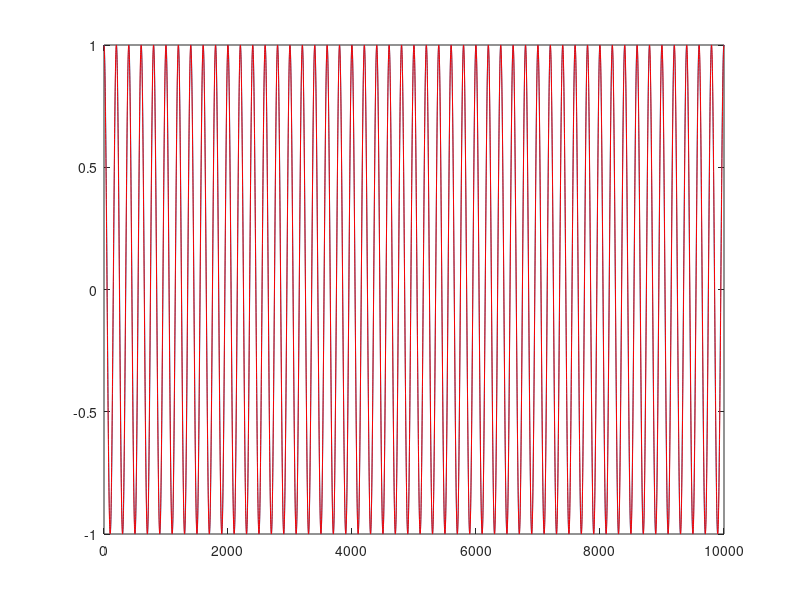
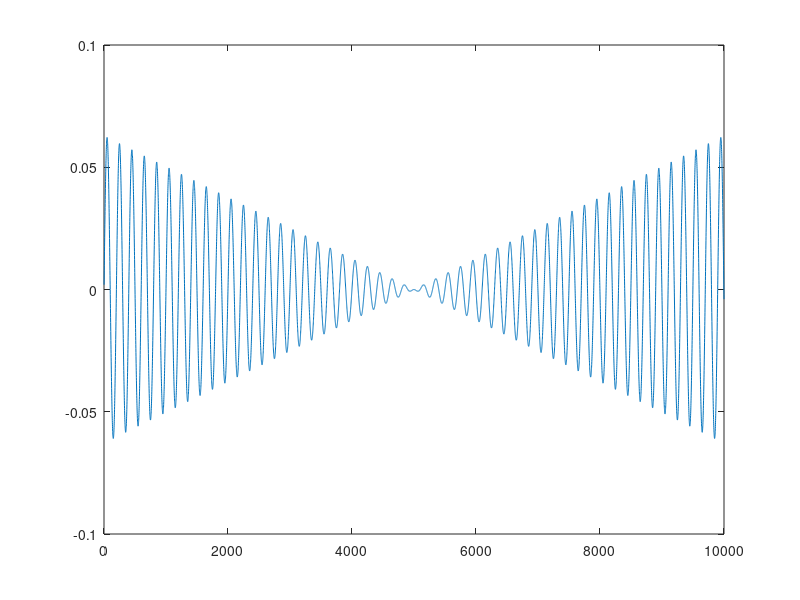

These charts were generated, in order, by the following MATLAB code:
close all; clear all;

Ts = 100e-6; % sample rate
N = 10000;

n = 0:(N-1);
x = cos(2*pi*50.02*n*Ts);

coeffs = 47:0.1:53;
Ncoeffs = max(size(coeffs));

cos_coeffs = zeros(Ncoeffs, 1);
sin_coeffs = zeros(Ncoeffs, 1);

for it=n
    for coeffit = 1:Ncoeffs
        cos_coeffs(coeffit) = cos_coeffs(coeffit) + (x(it + 1) * cos(2*pi*coeffs(coeffit)*it*Ts));
        sin_coeffs(coeffit) = sin_coeffs(coeffit) + (x(it + 1) * sin(2*pi*coeffs(coeffit)*it*Ts));
    end
end

if max(abs(cos_coeffs)) > max(abs(sin_coeffs))
    pref_coeffs = abs(cos_coeffs);
else
    pref_coeffs = abs(sin_coeffs);
end
pos = find(pref_coeffs == max(pref_coeffs));

freq = coeffs(pos);

re = cos_coeffs(pos);
im = sin_coeffs(pos);
phase = atan(im/re);
if re < 0
    phase = phase + pi;
end

xrep = cos(2*pi*freq*n / N - phase);
plot(x); hold on; plot(xrep, 'r'); figure; plot(x - xrep);
